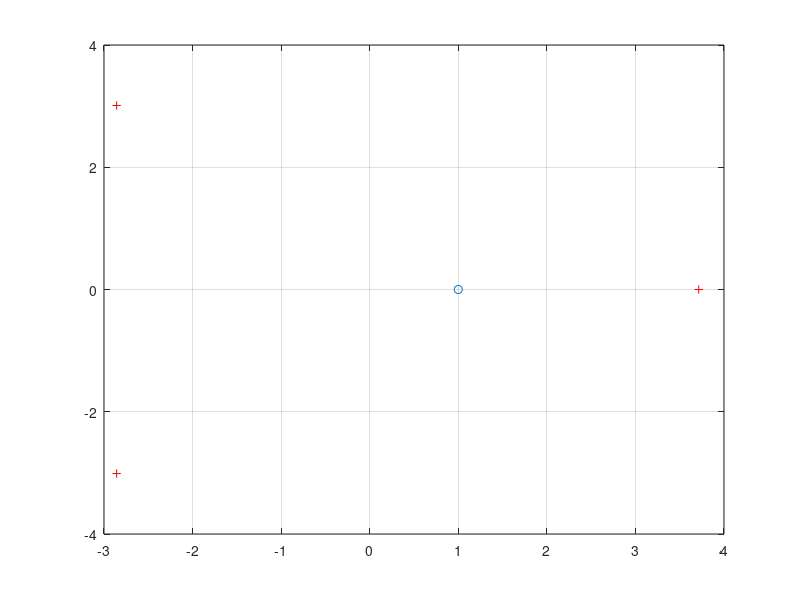
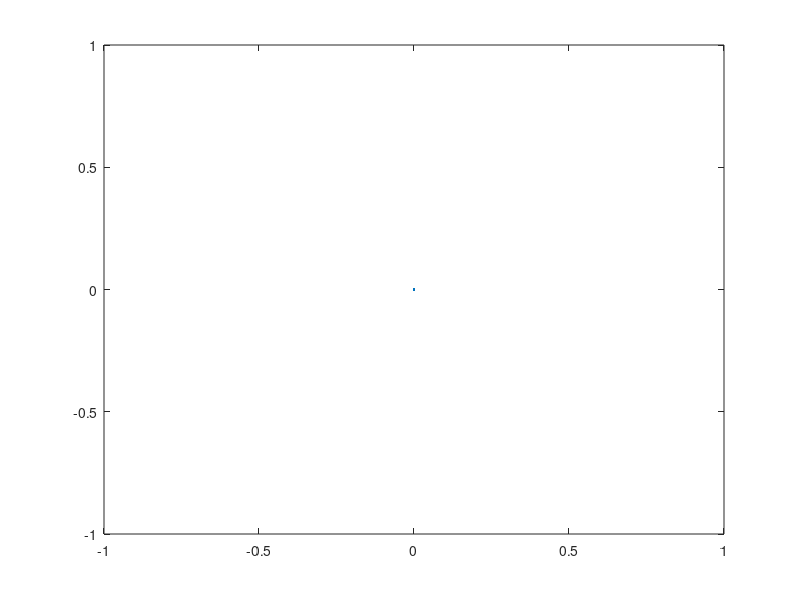

These charts were generated, in order, by the following MATLAB code: (Note: this script raises an error after producing the figures.)
clear,home
path('./Doutorado/matlab_lib/',path)
figure(1)
hold off
plot(0,0)
figure(2)
hold off
plot(0,0)

N = [0 1 -1];
D = [1 2 -4 -64];

zeroes = roots(N);
poles = roots(D);

hfig2 = figure(2);
set(hfig2, 'Position', [600 250 400 400]);
hfig1 = figure(1);
set(hfig1, 'Position', [150 250 400 400]);
plot(real(zeroes),imag(zeroes),'o',real(poles),imag(poles),'+r'),grid on
hold on
[p,k] = getpoint();
G = [];
while k == 0
    sigma = p(1); % real part of the point in s-plane
    w = p(2);     % imaginary part of the point in s-plane
    plot(sigma,w,'.g')
    G = [G;polyval(N,sigma+w*i)/polyval(D,sigma+w*i)];
    figure(2)
    hold on
    plot(real(G),imag(G),'.-k'),grid on
    figure(1)
    [p,k] = getpoint();
end
figure(2)
nyquist(N,D)